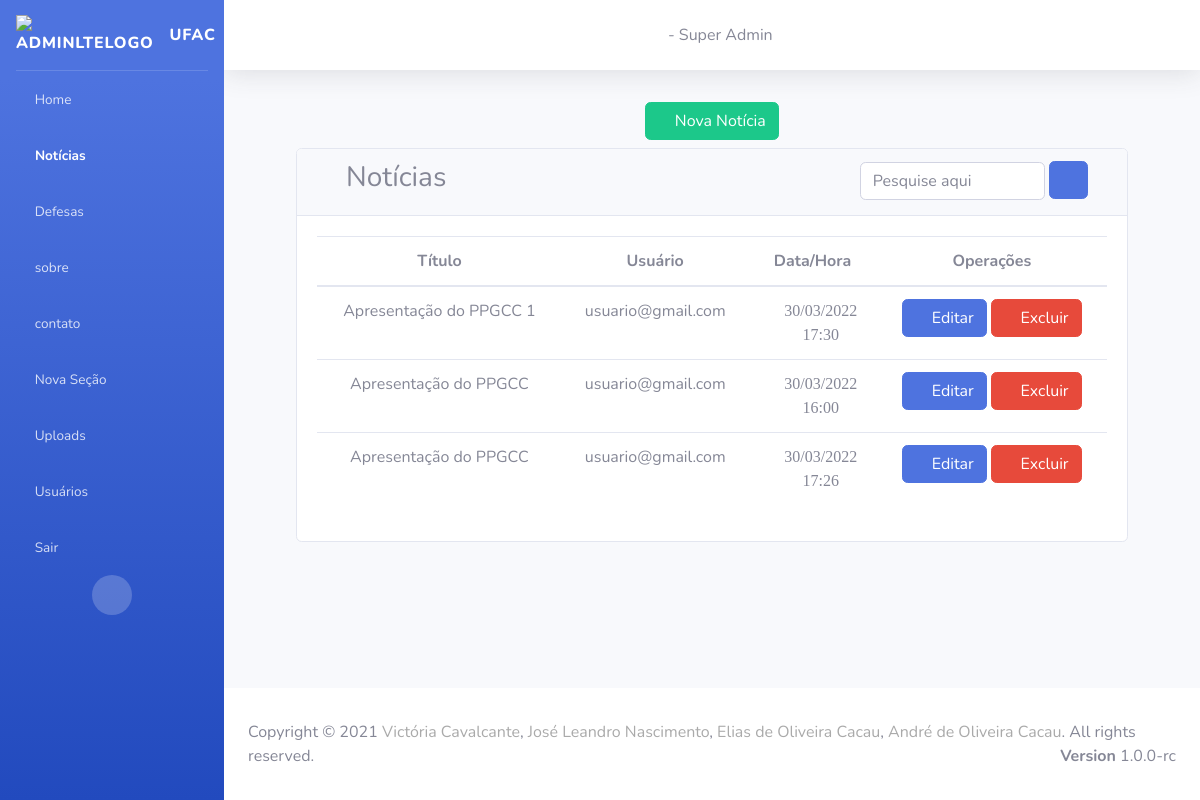
The page /noticias/ on the database as committed earlier.
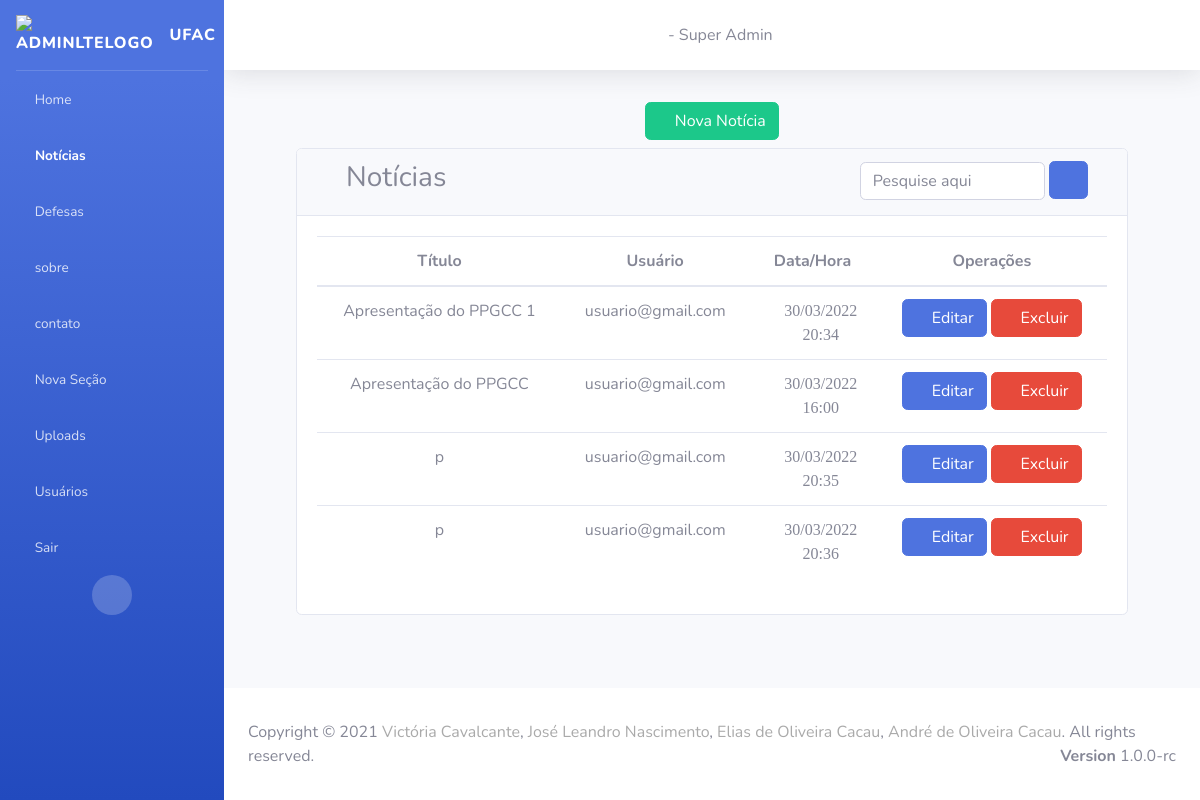
The same page on the database as committed later.
### secao/models.py (models this page shows)
class Secao(models.Model):
    titulo = models.CharField(
        max_length= 200,
        null = False,
        blank = False
    )
    icon = models.CharField(
        max_length= 100,
        null = False,
        blank = False
    )
    usuario = models.OneToOneField(
        Usuario,
        on_delete=models.SET_NULL,
        null = True
    )
    ordem = models.IntegerField()
    ativada = models.BooleanField(
        default=True,
    )
    data_criacao = models.DateTimeField(auto_now=True)
    usuarios = models.ManyToManyField(Usuario,related_name="+")

### noticias/models.py (models this page shows)
class Noticia(models.Model):
    titulo = models.CharField(
        max_length = 100,
        null = False,
        blank = False
    )
    previa = models.TextField(
        null=False,
        blank = False
    )
    img = models.ForeignKey(
        Arquivo,
        null=True,
        blank=False,
        on_delete=models.SET_NULL,
        unique=False
    )
    conteudo = models.TextField(
        null = False,
        blank = False
    )
    usuario = models.ForeignKey(
        Usuario,
        unique=False,
        on_delete=models.SET_NULL,
        null=True,
        blank = False
    )
    data_publicacao = models.DateTimeField(
        auto_now = True
    )

### usuario/models.py (models this page shows)
class Usuario(models.Model):
    usuario = models.CharField(
        max_length = 100,
        null = False,
        blank = False
    )
    senha = models.CharField(
        max_length = 10,
        null = False,
        blank = False
    )
    permissao = models.IntegerField(
        null = False,
        blank = False
    )
    ativado = models.BooleanField(
        null = False,
        blank = False,
        default = True
    )
    data_cadastro = models.DateField(
        auto_now = True
    )

### noticias/views.py (the view)
# urls.py: path('', include('noticias.urls')),
def noticias(request):
    secoes = Secao.objects.all().order_by('ordem')
    noticias = Noticia.objects.all()
    subsecoes = Subsecao.objects.all().order_by('ordem')
    try:
        usuario_logado = Usuario.objects.get(
            id=request.session.get('id_usuario'))
    except:
        usuario_logado = None
    return render(request, "noticias/index.html", {"noticias": noticias, "secoes": secoes, 'usuario_logado': usuario_logado,'subsecoes':subsecoes})

### noticias/templates/noticias/index.html (shortened to what this page needs)
{% extends "base.html" %} {% block menu-noticia %}
<li class="nav-item active">
    <a class="nav-link" href="/noticias/">
        <i class="fas fa-newspaper"></i>
        <span translate="no">Notícias</span>
    </a>
</li>
{% endblock %} {% block conteudo %}
<div class="content-wrapper">
    <div class="content-header">
        <div class="container-fluid">
            <div class="row mb-2">
                <div class="text-center w-100">
                    <a class="btn btn-success mt-2" href="/add_noticia/">
                        <i class="fas fa-plus"></i> Nova Notícia
                    </a>
                </div>
            </div>
        </div>
        <section class="content">
            <div class="container">
                <div class="card">
                    <div class="card-header">
                        <div class="row">
                            <div class="col-8">
                                <h3><i class="nav-icon fas fa-newspaper"></i> Notícias</h3>
                            </div>
                            <div class="col-4">
                                <form action="/buscar_noticia/" method="post">
                                    <input type="text" class="form-control inputValor w-75" style="display:inline;" name="valor_pesquisa" placeholder="Pesquise aqui">
                                    <button class="btn btn-primary mb-1" style="display:inline;">
                                        <i class="fas fa-search"></i>
                                    </button>
                                </form>
                            </div>
                        </div>
                    </div>
                    <div class="card-body">
                        <div>
                            <table class="table">
                                <thead>
                                    <tr>
                                        <th class="text-center">Título</th>
                                        <th class="text-center">Usuário</th>
                                        <th class="text-center">Data/Hora</th>
                                        <th class="text-center">Operações</th>
                                    </tr>
                                </thead>
                                <tbody id="myTable">
                                    {% for noticia in noticias %}
                                    <tr>
                                        <td class="text-center">
                                            {{ noticia.titulo }}
                                        </td>
                                        <td class="text-center">
                                            {{noticia.usuario.usuario}}
                                        </td>
                                        <td class="text-center">
                                            <i class="far fa-calendar-alt" translate="no"> {{ noticia.data_publicacao|date:'d/m/Y' }} </i>
                                            <br>
                                            <i class="far fa-clock" translate="no"> {{ noticia.data_publicacao|date:'H:i' }} </i>
                                        </td>
                                        <td class="text-center">
                                            <form action="/editar_noticia/" style="display:inline;" method="POST">
                                                <button class="btn btn-primary">
                                                        <i class="fas fa-edit"></i>
                                                        Editar
                                                    </button>
                                            </form>
                                            <button type="button" class="btn btn-danger" data-toggle="modal" data-target="#modalDelete{{ noticia.id }}">
                                                    <i class="nav-icon fas fa-trash"></i>
                                                    Excluir
                                                </button>
                                        </td>
                                    </tr>
                                    {% endfor %}
                                </tbody>
                            </table>
                        </div>
                    </div>
                </div>
            </div>
        </section>
    </div>
</div>
{% endblock %}

### home/templates/base.html (shortened to what this page needs)
{% load static %} {% load auxiliares %}
<!DOCTYPE html>
<html lang="pt-BR">
<head>
    <link href="{% static 'vendor/fontawesome-free/css/all.min.css' %}" rel="stylesheet" type="text/css">
    <link href="{% static 'css/sb-admin-2.min.css' %}" rel="stylesheet">
    <link rel="stylesheet" href="{% static 'css/style-admin.css' %}">
    <link rel="stylesheet" href="{% static 'css/style-home.css' %}">
    <link rel="stylesheet" href="{% static 'css/style-contrele-permicoes.css' %}">
</head>
<body id="page-top">
    <div id="wrapper">
        <ul class="navbar-nav bg-gradient-primary sidebar sidebar-dark accordion" id="accordionSidebar">
            <a class="sidebar-brand d-flex align-items-center justify-content-flex-start" href="/">
                <div class="sidebar-brand-icon">
                    <img class="animation__shake" src="{% static '/img/ufac-logo.png' %}" alt="AdminLTELogo" height="auto" width="45">
                </div>
                <div class="sidebar-brand-text mx-3">UFAC</div>
            </a>
            <hr class="sidebar-divider my-0"> {% block menu-home %}
            <li class="nav-item">
                <a href="/home/" class="nav-link">
                    <i class="fas fa-home"></i>
                    <span translate="no">Home</span>
                </a>
            </li>
            {% endblock %} {% block menu-noticia %}{% endblock %} {% block menu-defesa %}
            <li class="nav-item">
                <a href="/defesa/" class="nav-link">
                    <i class="fas fa-user-graduate"></i>
                    <span translate="no">Defesas</span>
                </a>
            </li>
            {% endblock %} {% for secao in secoes %}
            <li class="nav-item">
                <a class="nav-link collapsed" href="#" data-toggle="collapse" data-target="#collapse{{secao.id}}" aria-expanded="true" aria-controls="collapseTwo">
                    <i class="{{ secao.icon }}"></i>
                    <span>{{secao.titulo}}</span>
                </a>
            </li>
            {% endfor %} {% block menu-secao-add %}
            <li class="nav-item">
                <a href="/addSecao/" class="nav-link">
                    <i class="fas fa-plus-circle"></i>
                    <span translate="no">Nova Seção</span>
                </a>
            </li>
            {% endblock %} {% block menu-upload %}
            <li class="nav-item">
                <a href="/upload" class="nav-link">
                    <i class="fas fa-upload"></i>
                    <span translate="no">Uploads</span>
                </a>
            </li>
            {% endblock %} {% block menu-usuario %}
            <li class="nav-item">
                <a href="/usuario/" class="nav-link">
                    <i class="fas fa-user-cog"></i>
                    <span translate="no">Usuários</span>
                </a>
            </li>
            {% endblock %}
            <li class="nav-item">
                <a href="/logout/" class="nav-link">
                    <i class="fas fa-reply"></i>
                    <span translate="no">Sair</span>
                </a>
            </li>
            <div class="text-center d-none d-md-inline">
                <button class="rounded-circle border-0" id="sidebarToggle"></button>
            </div>
        </ul>
        <div id="content-wrapper" class="d-flex flex-column">
            <div id="content">
                <nav class="navbar navbar-expand navbar-light bg-white topbar mb-4 static-top shadow">
                    <div class="text-center w-100">
                        <i class="fas fa-user-circle"></i> {{usuario_logado.usuario }} - Super Admin
                    </div>
                </nav>
                <div class="container-fluid">
                    <div class="container">
                         {% block conteudo %} {% endblock %}
                    </div>
                </div>
            </div>
            <footer class="sticky-footer bg-white">
                <div class="container">
                    Copyright &copy; 2021 <a href="https://github.com/VictoriaCavalcante" target="_blank" style="color: #aaa">Victória Cavalcante</a>,
                    <a href="https://github.com/JoseLeandroNascimento" target="_blank" style="color: #aaa">José Leandro
                        Nascimento</a>,
                    <a href="https://github.com/EliasCacau" target="_blank" style="color: #aaa">Elias de Oliveira
                        Cacau</a>,
                    <a href="https://github.com/AndreCacau" target="_blank" style="color: #aaa">André de Oliveira
                        Cacau</a>. All rights reserved.
                    <div class="float-right d-none d-sm-inline-block">
                        <b>Version</b> 1.0.0-rc
                    </div>
                </div>
            </footer>
        </div>
    </div>
</body>
</html>

Rows that differ between the two databases and show on the page:
removed Noticia: titulo "Apresentação do PPGCC", usuario.usuario "usuario@gmail.com", data_publicacao "30/03/2022", data_publicacao "17:26"
changed Noticia "Apresentação do PPGCC 1": data_publicacao "17:30" → "20:34"
added Noticia: titulo "p", usuario.usuario "usuario@gmail.com", data_publicacao "30/03/2022", data_publicacao "20:35"
added Noticia: titulo "p", usuario.usuario "usuario@gmail.com", data_publicacao "30/03/2022", data_publicacao "20:36"
